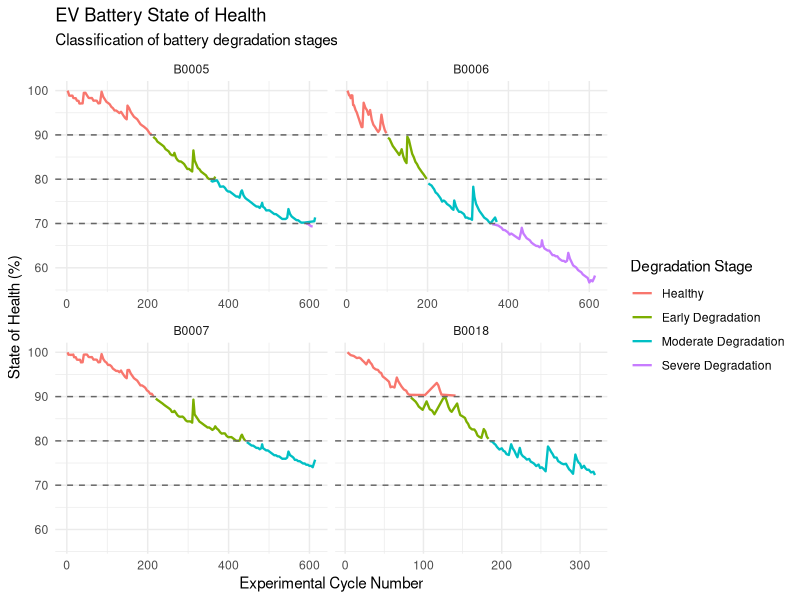
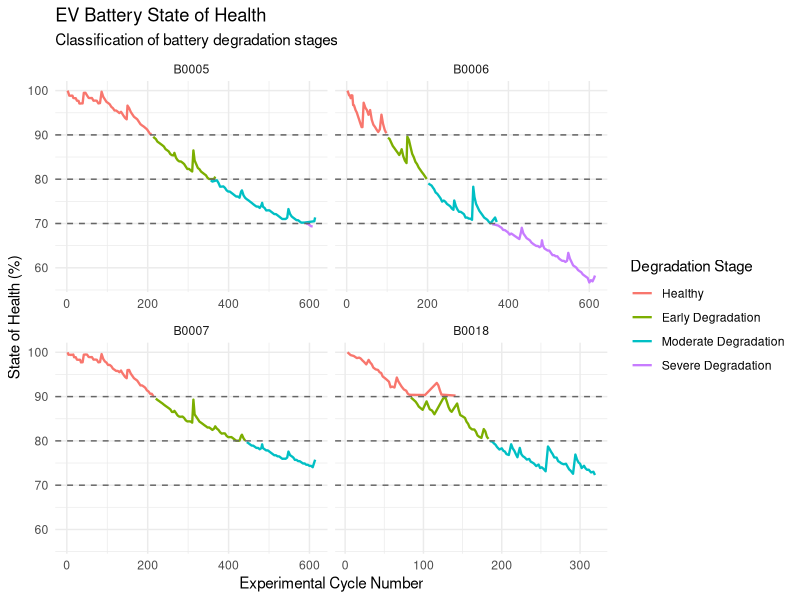

The R script that drew these images, in order:

# ==========================================
# PHASE 5: FEATURE ENGINEERING
# EV BATTERY DEGRADATION CLASSIFICATION
# ==========================================

library(tidyverse)

# Load extracted dataset
battery_data <- read.csv(
  "data/processed/battery_cycles.csv"
)

# Arrange records battery-wise
battery_data <- battery_data %>%
  arrange(Battery_ID, Cycle_Number)

# Calculate battery SOH
battery_data <- battery_data %>%
  group_by(Battery_ID) %>%
  mutate(
    Initial_Capacity = first(Discharge_Capacity),
    
    SOH = (
      Discharge_Capacity / Initial_Capacity
    ) * 100
  ) %>%
  ungroup()

# Create degradation classification labels
battery_data <- battery_data %>%
  mutate(
    Degradation_Stage = case_when(
      
      SOH >= 90 ~ "Healthy",
      
      SOH >= 80 & SOH < 90 ~ "Early Degradation",
      
      SOH >= 70 & SOH < 80 ~ "Moderate Degradation",
      
      SOH < 70 ~ "Severe Degradation"
      
    )
  )

# Convert classification into ordered factor
battery_data$Degradation_Stage <- factor(
  battery_data$Degradation_Stage,
  
  levels = c(
    "Healthy",
    "Early Degradation",
    "Moderate Degradation",
    "Severe Degradation"
  )
)

# ==========================================
# DISPLAY RESULTS
# ==========================================

cat("\nSOH SUMMARY:\n")

print(summary(battery_data$SOH))

cat("\nCLASS DISTRIBUTION:\n")

print(table(battery_data$Degradation_Stage))

cat("\nBATTERY-WISE CLASS DISTRIBUTION:\n")

print(
  table(
    battery_data$Battery_ID,
    battery_data$Degradation_Stage
  )
)

# ==========================================
# VISUALIZE DEGRADATION STAGES
# ==========================================

p <- ggplot(
  battery_data,
  aes(
    x = Cycle_Number,
    y = SOH,
    color = Degradation_Stage
  )
) +
  
  geom_line(linewidth = 0.8) +
  
  geom_hline(
    yintercept = c(90, 80, 70),
    linetype = "dashed",
    color = "grey40"
  ) +
  
  facet_wrap(~Battery_ID, scales = "free_x") +
  
  labs(
    title = "EV Battery State of Health",
    subtitle = "Classification of battery degradation stages",
    x = "Experimental Cycle Number",
    y = "State of Health (%)",
    color = "Degradation Stage"
  ) +
  
  theme_minimal()

print(p)

# Save visualization
ggsave(
  "plots/battery_soh_classification.png",
  p,
  width = 11,
  height = 7
)

# ==========================================
# SAVE FINAL CLASSIFICATION DATASET
# ==========================================

write.csv(
  battery_data,
  "data/processed/battery_classification.csv",
  row.names = FALSE
)

cat("\nClassification dataset created successfully!\n")
